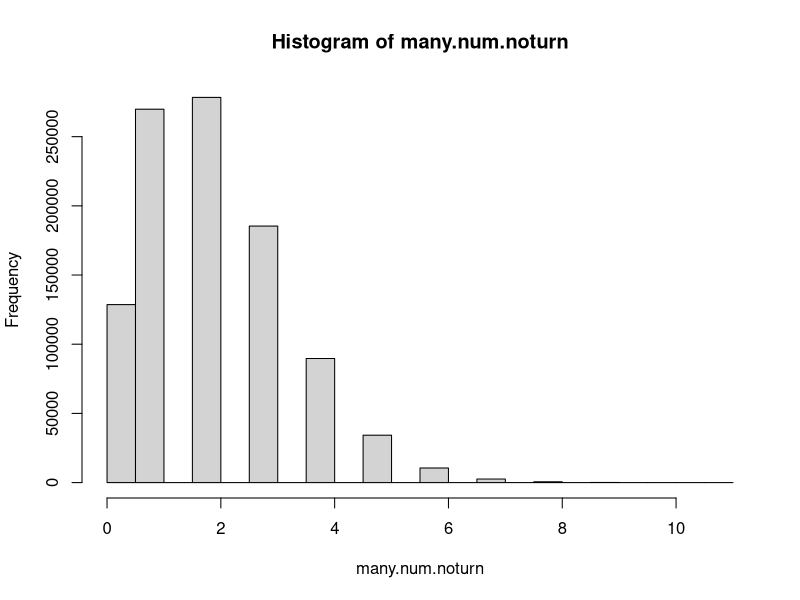

This figure's R source: (Note: a time limit stopped this script after it produced the figure.)
## ---- chunk 1
one.student = sample(c("T","NT"), prob = c(0.95,0.05),40,replace = TRUE)
sum(one.student == "NT")
## ---- chunk 2
n = 1000000
many.num.noturn = sapply(1:n,function(i){
	the.sample = sample( c("HW","None"), 40, replace = TRUE, prob = c(0.95,0.05))
	num.noturn = sum(the.sample == "None")
	return(num.noturn)
})
hist(many.num.noturn)
## ---- chunk 3
#No, it is not symmetric since the histogram shows.
## ---- chunk 4
n = 1000000
many.num.noturn = sapply(1:n,function(i){
	the.sample = sample( c("HW","None"), 40, replace = TRUE, prob = c(0.95,0.05))
	num.noturn = sum(the.sample == "None")
	return(num.noturn)
})
table(many.num.noturn)
## ---- chunk 5
n = 1000000
one.student = sample(c("T","NT"), prob = c(0.95,0.05),40,replace = TRUE)
many.students = sapply(1:n, function(i){
  one.student = sample(c("T","NT"), prob = c(0.95,0.05),40,replace = TRUE)
})
A = sum(many.students == "NT")
v.return = c(A/n,sd(many.students == "NT"))
names(v.return) = c("mean","standard deviation" )
v.return
## ---- chunk 6
n = 1000000
one.student = sample(c("T","NT"), prob = c(0.95,0.05),40,replace = TRUE)
many.students = sapply(1:n, function(i){
  one.student = sample(c("T","NT"), prob = c(0.95,0.05),40,replace = TRUE)
  A = sum(one.student == "NT")
  return(A)
  })
sum(many.students == 0)/n
## ---- chunk 7
n = 1000000
one.student = sample(c("T","NT"), prob = c(0.95,0.05),40,replace = TRUE)
many.students = sapply(1:n, function(i){
  one.student = sample(c("T","NT"), prob = c(0.95,0.05),40,replace = TRUE)
  A = sum(one.student == "NT")
  return(A)
  })
A = sum(many.students == 0)
B = sum(many.students == 1)
1-((A + B)/n)
## ---- chunk 8
n = 1000000
one.student = sample(c("T","NT"), prob = c(0.95,0.05),40,replace = TRUE)
many.students = sapply(1:n, function(i){
  one.student = sample(c("T","NT"), prob = c(0.95,0.05),40,replace = TRUE)
  A = sum(one.student == "NT")
  return(A)
  })
median(many.students)
## ---- chunk 9
lynx = as.numeric(lynx)
hist(lynx)
v.return = c(mean(lynx),var(lynx))
names(v.return) = c("mean","variance")
v.return
## ---- chunk 10
lynx = as.numeric(lynx)
the.sample = sample(lynx,10)
mean(the.sample)
## ---- chunk 11
n = 1000000
many.samples = sapply(1:n, function(i){
  lynx = as.numeric(lynx)
  the.sample = sample(lynx,10)
  A = mean(the.sample)
  return(A)
})
v.return = c(mean(many.samples),sd(many.samples))
names(v.return) = c("mean","standard deviation")
v.return
## ---- chunk 12
lynx = as.numeric(lynx)
n = 1000000
many.samples = sapply(1:n, function(i){
  lynx = as.numeric(lynx)
  the.sample = sample(lynx,10)
  A = mean(the.sample)
  return(A)
})
B = mean(lynx)
C = sd(lynx)
v.return = c(abs(B - mean(many.samples)),abs(C - sd(many.samples)))
names(v.return) = c("difference in mean","difference in standard deviation")
v.return
## ---- chunk 13
n = 1000000
many.samples = sapply(1:n, function(i){
  lynx = as.numeric(lynx)
  the.sample = sample(lynx,10)
  A = mean(the.sample)
  return(A)
})
hist(many.samples)
## ---- chunk 14
lynx = as.numeric(lynx)
the.sample = sample(lynx,50)
C = mean(the.sample)
D = sd(the.sample)
v.return = c(C,D)
names(v.return) = c("mean","standard deviation")
v.return
## ---- chunk 15
lynx = as.numeric(lynx)
n = 1000000
many.samples1 = sapply(1:n, function(i){
  the.sample1 = sample(lynx,50)
  A = mean(the.sample1)
  return(A)
})
v.return1 = c(mean(many.samples1),sd(many.samples1))
names(v.return1) = c("mean","standard deviation")
v.return1
many.samples2 = sapply(1:n, function(i){
  the.sample2 = sample(lynx,10)
  B = mean(the.sample2)
  return(B)
})
v.return2 = c((mean(many.samples1) - mean(many.samples2)),(sd(many.samples1) - sd(many.samples2)))
names(v.return2) = c("difference in mean","difference in standard deviation")
v.return2
## ---- chunk 16
lynx = as.numeric(lynx)
n = 1000000
many.samples1 = sapply(1:n, function(i){
  the.sample1 = sample(lynx,50)
  A = mean(the.sample1)
  return(A)
})
hist(lynx)
